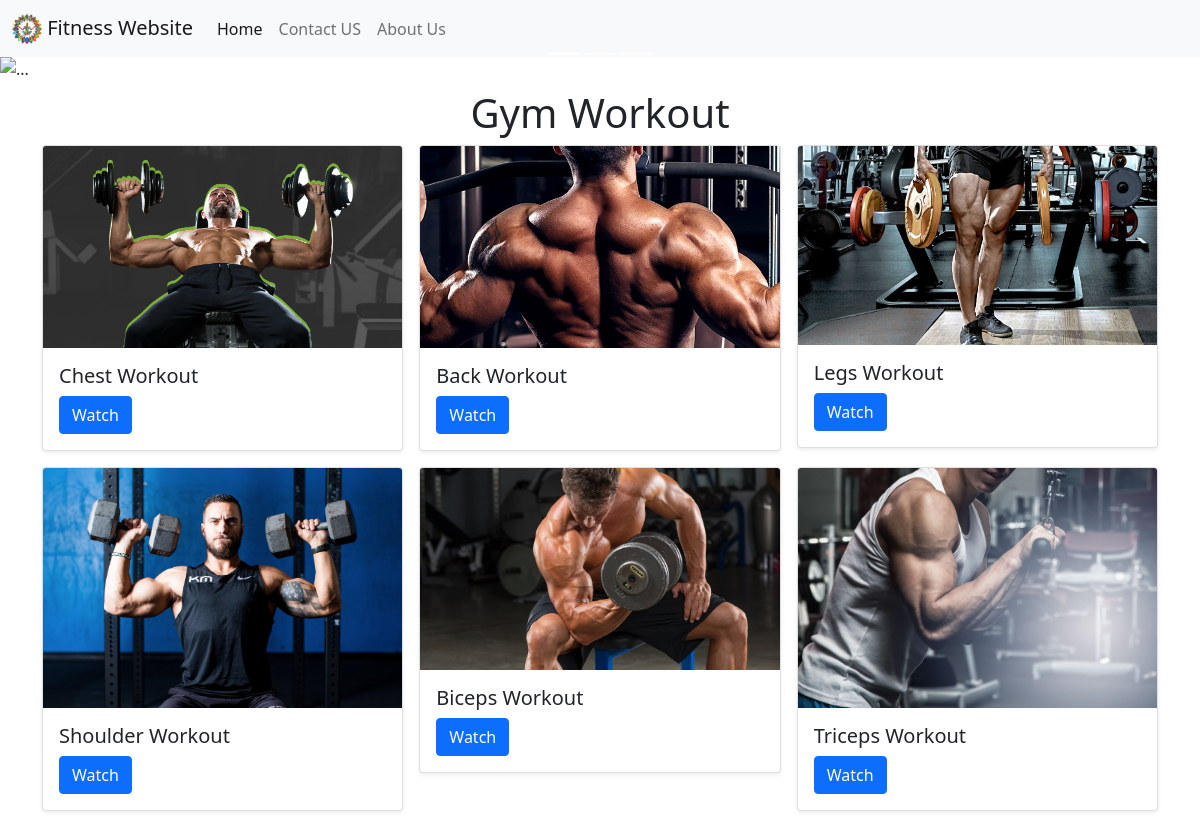
The page /gym_workout on the database its author committed.
### home/models.py (models this page shows, shortened)
class Gym_Workout(models.Model):
    title = models.CharField(max_length=120)
    video = models.FileField(upload_to='gym_workout')
    thumbnail = models.FileField(upload_to='gym_workout')

### home/views.py (the view)
# urls.py: path('gym_workout', views.gym_workout, name="gym_workout")
def gym_workout(request):
    videos = Gym_Workout.objects.all()
    context = {
        'videos':videos
    }
    return render(request, 'gym_workout.html', context)

### templates/gym_workout.html (shortened to what this page needs)
{% extends 'base.html' %}
{% block slide-1 %}gym{% endblock slide-1 %}
{% block body %}
<div class="album bg-#E4E9F7; my-2">
  <h1 class="text-center">Gym Workout</h1>
  <div class="container">
    <div class="row row-cols-1 row-cols-sm-2 row-cols-md-3 g-3">
      {% for video in videos %}
      <div class="col">
        <div class="card shadow-sm">
          <img
            src="{{video.thumbnail.url}}"
            class="card-img-top"
            alt="{{video.title}}"
          />
          <div class="card-body">
            <h5 class="card-title">{{video.title}}</h5>
            <a class="btn btn-primary" href='#player' onclick="watch('{{video.video.url}}')" >Watch</a>
          </div>
        </div>
      </div>
      {% endfor %}
    </div>
  </div>
</div>
{% endblock body %}

### templates/base.html (shortened to what this page needs)
<!doctype html>
<html lang="en">
  <head>
    <link href="https://cdn.jsdelivr.net/npm/bootstrap@5.1.1/dist/css/bootstrap.min.css" rel="stylesheet">
  </head>
  <body>
    <nav class="navbar navbar-expand-lg navbar-light bg-light">
        <div class="container-fluid">
          <a class="navbar-brand" href="#">
              <img src="../static/icon.png" alt="" width="30" height="30" class="d-inline-block align-text-top">
              Fitness Website
            </a>
          <div class="collapse navbar-collapse" id="navbarSupportedContent">
            <ul class="navbar-nav me-auto mb-2 mb-lg-0">
              <li class="nav-item">
                <a class="nav-link active" aria-current="page" href="/">Home</a>
              </li>
              <li class="nav-item">
                <a class="nav-link" href="">Contact US</a>
              </li>
              <li class="nav-item">
                <a class="nav-link" href="">About Us</a>
              </li>
            </ul>
          </div>
        </div>
          </nav>
    <div id="carouselExampleCaptions" class="carousel slide" data-bs-ride="carousel" data-bs-interval="3000">
        <div class="carousel-indicators">
          <button type="button" data-bs-target="#carouselExampleCaptions" data-bs-slide-to="0" class="active" aria-current="true" aria-label="Slide 1"></button>
          <button type="button" data-bs-target="#carouselExampleCaptions" data-bs-slide-to="1" aria-label="Slide 2"></button>
          <button type="button" data-bs-target="#carouselExampleCaptions" data-bs-slide-to="2" aria-label="Slide 3"></button>
        </div>
        <div class="carousel-inner">
          <div class="carousel-item active">
            <img src="https://source.unsplash.com/1600x600/?{% block slide-1 %}fitness{% endblock slide-1 %}" class="d-block w-100" alt="...">
          </div>
        </div>
        <button class="carousel-control-prev" type="button" data-bs-target="#carouselExampleCaptions" data-bs-slide="prev">
          <span class="carousel-control-prev-icon" aria-hidden="true"></span>
        </button>
        <button class="carousel-control-next" type="button" data-bs-target="#carouselExampleCaptions" data-bs-slide="next">
          <span class="carousel-control-next-icon" aria-hidden="true"></span>
        </button>
    </div>
    {% block body %}{% endblock body %}
  </body>
</html>

### rows shown on the page
Gym_Workout: thumbnail (picture), title "Chest Workout"
Gym_Workout: thumbnail (picture), title "Back Workout"
Gym_Workout: thumbnail (picture), title "Legs Workout"
Gym_Workout: thumbnail (picture), title "Shoulder Workout"
Gym_Workout: thumbnail (picture), title "Biceps Workout"
Gym_Workout: thumbnail (picture), title "Triceps Workout"
